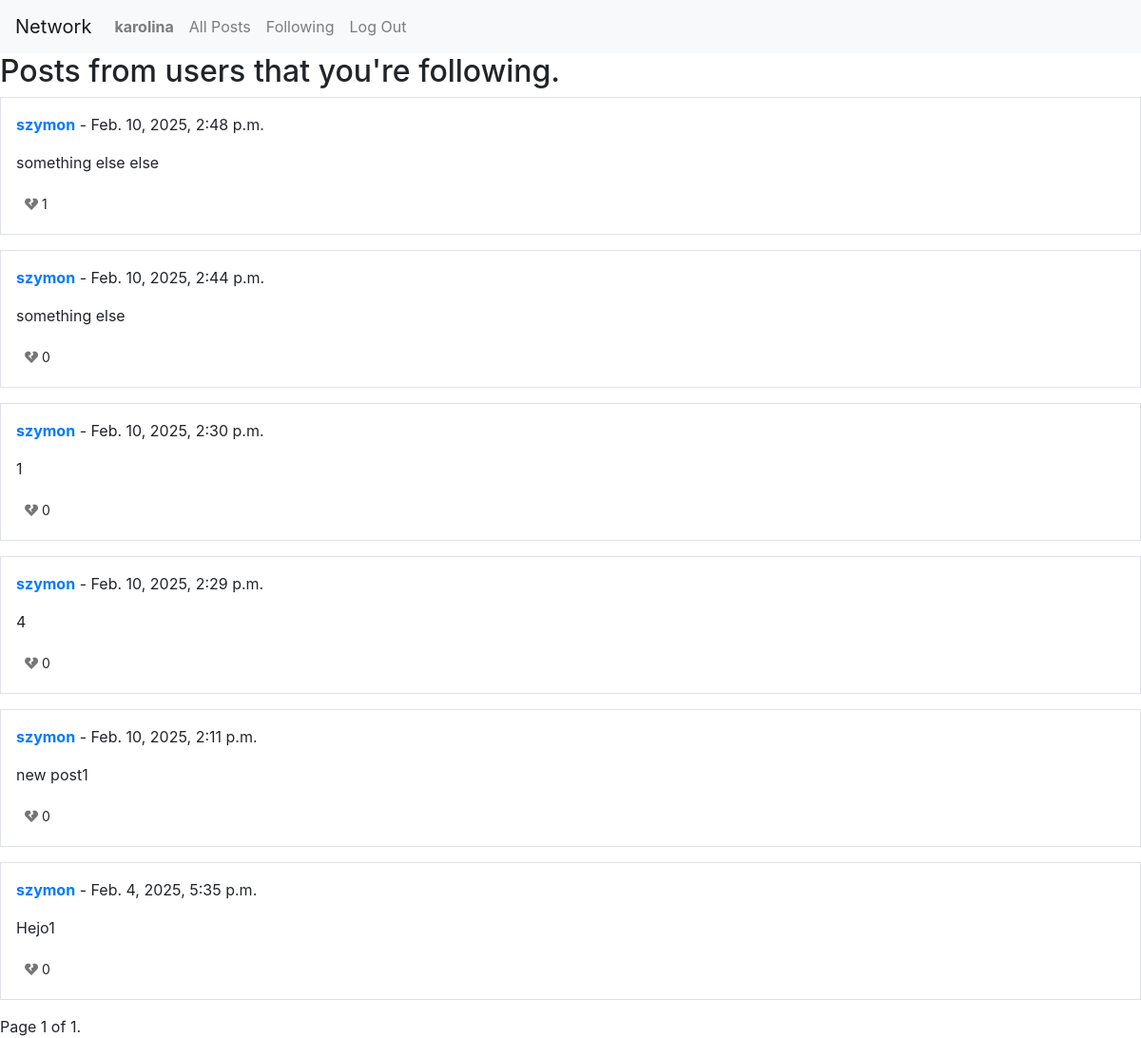
The page /following (signed in) on the database its author committed.
### network/models.py (models this page shows, shortened)
class User(AbstractUser):
    pass
    followers = models.ManyToManyField("self", symmetrical=False, related_name="following", blank=True)

class Post(models.Model):
    user = models.ForeignKey(User, on_delete=models.CASCADE)
    content = models.TextField()
    created_at = models.DateTimeField(auto_now_add=True)
    likes = models.IntegerField(default=0)
    liked_by = models.ManyToManyField(User, related_name='liked_posts', blank=True)

### network/views.py (the view)
# urls.py: path("following", views.following, name="following"),
@login_required
def  following(request):
    following_users = request.user.following.all()
    posts = Post.objects.filter(user__in=following_users).order_by('-created_at')
    paginator = Paginator(posts, 10)
    page_number = request.GET.get('page')
    page_obj = paginator.get_page(page_number)
    return render(request, "network/following.html", {
        "page_obj": page_obj
    })

### network/templates/network/following.html (shortened to what this page needs)
{% extends "network/layout.html" %}
{% block body %}
    <h2>Posts from users that you're following.</h2>
    {% for post in page_obj %}
        <div class="border p-3 mb-3">
            <p><strong><a href="{% url 'profile' post.user.username %}">{{ post.user.username }}</a></strong> - {{ post.created_at }}</p>
            <p>{{ post.content }}</p>
            <button class="btn btn-sm like-btn" data-post-id="{{ post.id }}">
                {% if post.user_has_liked %}
                    <i class="fa fa-heart"></i>
                {% else %}
                    <i id="broken" class="fa fa-heart-broken"></i>
                {% endif %}
                <span class="like-count">{{ post.liked_by.count }}</span>
            </button>
        </div>
    {% empty %}
        <p>No posts from users you're following yet.</p>
    {% endfor %}
    <div class="pagination">
        <span class="step-links">
            <span class="current">
                Page {{ page_obj.number }} of {{ page_obj.paginator.num_pages }}.
            </span>
        </span>
    </div>
{% endblock %}

### network/templates/network/layout.html (shortened to what this page needs)
{% load static %}
<!DOCTYPE html>
<html lang="en">
    <head>
        <link rel="stylesheet" href="https://cdnjs.cloudflare.com/ajax/libs/font-awesome/5.15.4/css/all.min.css">
        <link rel="stylesheet" href="https://stackpath.bootstrapcdn.com/bootstrap/4.4.1/css/bootstrap.min.css">
        <link href="{% static 'network/styles.css' %}" rel="stylesheet">
    </head>
    <body>
        <nav class="navbar navbar-expand-lg navbar-light bg-light">
            <a class="navbar-brand" href="{% url 'index' %}">Network</a>
            <div>
              <ul class="navbar-nav mr-auto">
                {% if user.is_authenticated %}
                    <li class="nav-item">
                        <a class="nav-link" href="{% url 'profile' user.username %}"><strong>{{ user.username }}</strong></a>
                    </li>
                {% endif %}
                <li class="nav-item">
                  <a class="nav-link" href="{% url 'all_posts' %}">All Posts</a>
                </li>
                {% if user.is_authenticated %}
                    <li class="nav-item">
                        <a class="nav-link" href="{% url 'following' %}">Following</a>
                    </li>
                    <li class="nav-item">
                        <a class="nav-link" href="{% url 'logout' %}">Log Out</a>
                    </li>
                {% endif %}
              </ul>
            </div>
          </nav>
        <div class="body">
            {% block body %}
            {% endblock %}
        </div>
    </body>
</html>

### network/static/network/styles.css (style rules this page uses)
.fa-heart-broken { color: rgb(117, 117, 117); }

### rows shown on the page
User: username "karolina"
Post: user.username "szymon", created_at "Feb. 10, 2025, 2:48 p.m.", content "something else else", liked_by.count "1"
Post: user.username "szymon", created_at "Feb. 10, 2025, 2:44 p.m.", content "something else", liked_by.count "0"
Post: user.username "szymon", created_at "Feb. 10, 2025, 2:30 p.m.", content "1", liked_by.count "0"
Post: user.username "szymon", created_at "Feb. 10, 2025, 2:29 p.m.", content "4", liked_by.count "0"
Post: user.username "szymon", created_at "Feb. 10, 2025, 2:11 p.m.", content "new post1", liked_by.count "0"
Post: user.username "szymon", created_at "Feb. 4, 2025, 5:35 p.m.", content "Hejo1", liked_by.count "0"

### other values the page prints
{{ page_obj.number }} "1"
{{ page_obj.paginator.num_pages }} "1"
